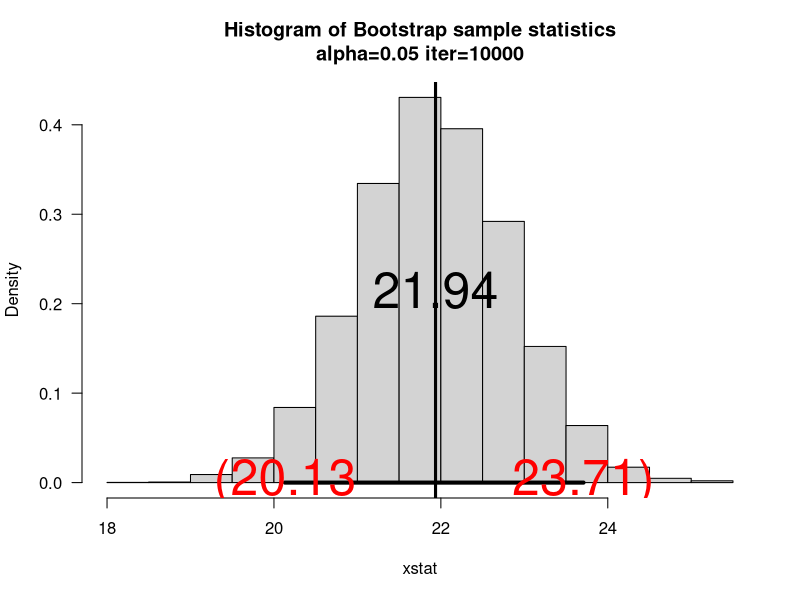
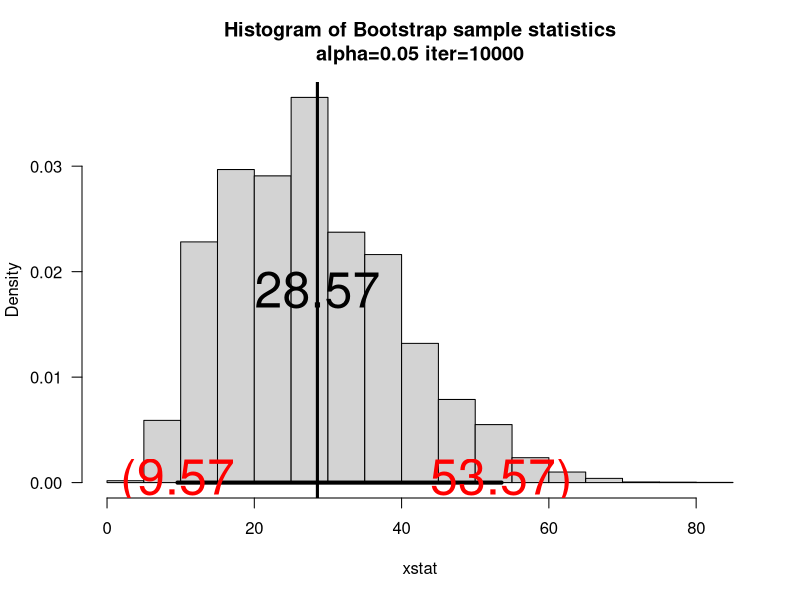
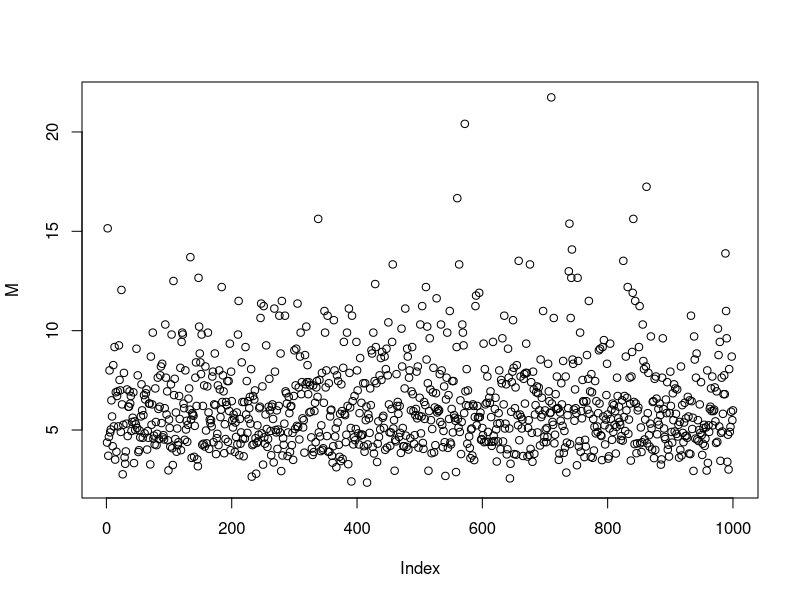
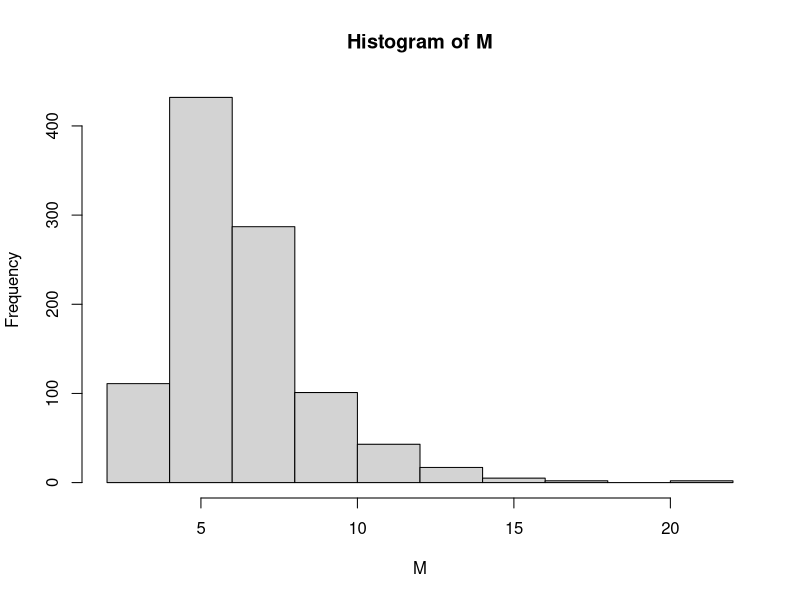

These figures' R source, in order:
#Lab 11
#Confidence Intervals
#set.seed(20);d=rnorm(25, mean=5, sd=0.05)
#dput(round(d,4))

d=c(5.0581, 4.9707, 5.0893, 4.9334, 4.9777, 5.0285, 4.8555, 4.9565, 
4.9769, 4.9722, 4.999, 4.9925, 4.9686, 5.0662, 4.9239, 4.9781, 
5.0485, 5.0014, 4.9957, 5.0195, 5.0118, 4.9928, 5.0361, 5.0185, 
4.9879)
t=qt(0.975,24)
ci=c()
ci[1]=mean(d)-t*sd(d)/sqrt(25)
ci[2]=mean(d)+t*sd(d)/sqrt(25)
ci

ci=t.test(d,conf.level=0.95)$conf.int
ci



set.seed(35);sam=rnorm(30,mean=20,sd=5)
t=qt(0.975,29)
ci=c()
ci[1]=mean(sam)-t*sd(sam)/sqrt(30)
ci[2]=mean(sam)+t*sd(sam)/sqrt(30)
ci




### Fish
#set.seed(50);blue=rnorm(20,mean=20,sd=3)
#blue=round(blue,2)
#dput(blue)

blue=c(21.65, 17.48, 20.1, 21.57, 14.82, 19.17, 21.08, 18.23, 22.93, 
15.66, 20.89, 21.66, 18.5, 20.59, 18.63, 18.91, 19.53, 17.7, 
16.5, 19.03)

#set.seed(50);snapper=rnorm(15,mean=30,sd=3)
#snapper=round(snapper,2)
#dput(snapper)

snapper=c(31.65, 27.48, 30.1, 31.57, 24.82, 29.17, 31.08, 28.23, 32.93, 
25.66, 30.89, 31.66, 28.5, 30.59, 28.63)

t.test(snapper,blue)
t.test(snapper,blue,conf.level=0.20)




## BOOTSTRAP ###

myboot<-function(iter=10000,x,fun="mean",alpha=0.05,...){  #Notice where the ... is repeated in the code
n=length(x)   #sample size

y=sample(x,n*iter,replace=TRUE)
rs.mat=matrix(y,nr=n,nc=iter,byrow=TRUE)
xstat=apply(rs.mat,2,fun) # xstat is a vector and will have iter values in it
ci=quantile(xstat,c(alpha/2,1-alpha/2))# Nice way to form a confidence interval
# A histogram follows
# The object para will contain the parameters used to make the histogram
para=hist(xstat,freq=FALSE,las=1,
main=paste("Histogram of Bootstrap sample statistics","\n","alpha=",alpha," iter=",iter,sep=""),
...)

#mat will be a matrix that contains the data, this is done so that I can use apply()
mat=matrix(x,nr=length(x),nc=1,byrow=TRUE)

#pte is the point estimate
#This uses whatever fun is
pte=apply(mat,2,fun)
abline(v=pte,lwd=3,col="Black")# Vertical line
#axis(1,pte,labels=TRUE)
segments(ci[1],0,ci[2],0,lwd=4)      #Make the segment for the ci
text(ci[1],0,paste("(",round(ci[1],2),sep=""),col="Red",cex=3)
text(ci[2],0,paste(round(ci[2],2),")",sep=""),col="Red",cex=3)

# plot the point estimate 1/2 way up the density
text(pte,max(para$density)/2,round(pte,2),cex=3)

return(list(ci=ci,fun=fun,x=x))# Some output to use if necessary
}

myboot(iter=10000,x=sam,fun="mean",alpha=0.05)
ci


#####################################
set.seed(45);sam=rnorm(30,mean=20,sd=5)
xsq1=qchisq(0.975,29)
xsq2=qchisq(0.025,29)

ci=c()
ci[1]=29*var(sam)/xsq1
ci[2]=29*var(sam)/xsq2
ci
 myboot(iter=10000,x=sam,fun="var",alpha=0.05)



#### Find samples that give confidence intervals for the pop mean such that
#   mu is not contained within the ci

# Say we want 10 samples that meet the above criterion

outside=function(nsam=10, n=30,mn=20,std=5,...){
i=1  #initialize counters
j=0
T=c() # create a NULL vector
repeat{  # This will repeat until break()
j=j+1   # j=1,2,3 ...
sam=rnorm(n,mean=mn,sd=std)  # each loop gives a new sample
ci=t.test(sam,...)$conf.int   # create a ci from t.test
if((mn<ci[1] |mn>ci[2] )& i<=nsam) {T=cbind(T,sam);i=i+1}
#store those sams that produce cis not containing mn
if(i>nsam) {
T.test=apply(T,2,function(x) t.test(x)$conf.int)
return(list(T=T,j=j,i=i,pout=i/j*100, T.test=T.test))
# return BEFORE break
break()
}
}
}
outside(nsam=9,mn=30,n=20,std=8,T.test=T.test)

M=c()
for(k in 1:1000){

tt=outside(nsam=9,mn=30,n=50,std=8)

M=c(M,tt$pout)

}
plot(M)
hist(M)
summary(M)
